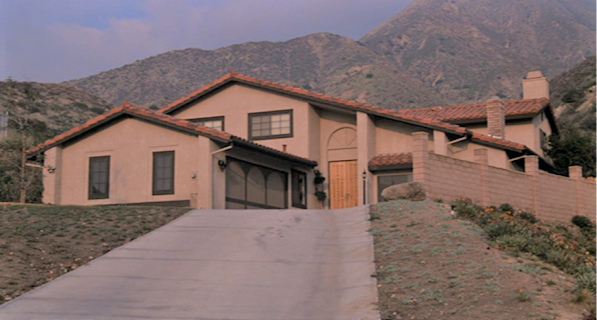
#> input picture Image1.jpg, 597 x 320 px, given in place of left.jpg, which was not available
$ jupyter execute --allow-errors 'VI pract2.ipynb'
#> lines starting #> are read from the running program, lines starting #| are printed output that depends on the picture; pictures that were not available may be replaced by others from this repository, and a replacement may not be noted
[cell 1]
import cv2
import numpy as np
import matplotlib.pyplot as plt

# Load the images
img_left = cv2.imread('./left.jpg')
#> img_left is the input picture: shape (320, 597, 3); mean B, G, R 106.1, 108.6, 128
img_right = cv2.imread('./right.jpg')
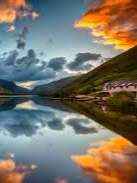
#> input picture right.jpg, 137 x 183 px
#> img_right is the input picture: shape (183, 137, 3); mean B, G, R 101.8, 114.5, 121.1

# Verify images are loaded
if img_left is None or img_right is None:
    raise ValueError("Could not load images. Check file paths.")

# Resize images if they're too large (helps with feature matching)
max_dimension = 800
scale_left = max_dimension / max(img_left.shape[:2])
#> scale_left = 1.34
scale_right = max_dimension / max(img_right.shape[:2])
#> scale_right = 4.37

if scale_left < 1:
    img_left = cv2.resize(img_left, None, fx=scale_left, fy=scale_left)
if scale_right < 1:
    img_right = cv2.resize(img_right, None, fx=scale_right, fy=scale_right)

# Convert to grayscale
img1 = cv2.cvtColor(img_left, cv2.COLOR_BGR2GRAY)
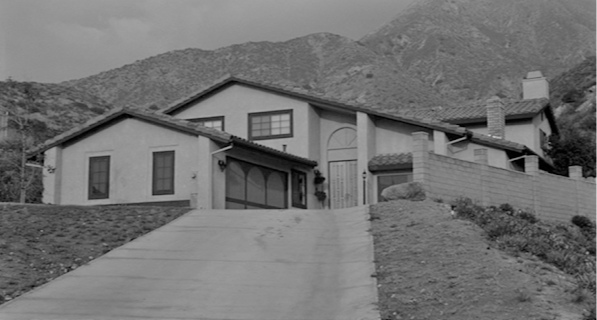
#> img1: shape (320, 597); min 0, max 207, mean 114.1
img2 = cv2.cvtColor(img_right, cv2.COLOR_BGR2GRAY)
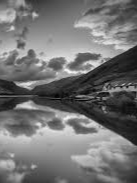
#> img2: shape (183, 137); min 2, max 248, mean 115

# Optional: Apply contrast enhancement
clahe = cv2.createCLAHE(clipLimit=2.0, tileGridSize=(8,8))
img1 = clahe.apply(img1)
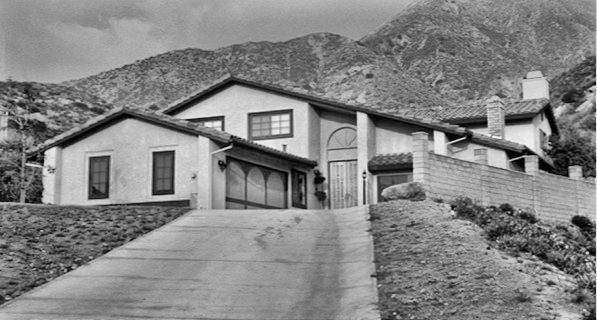
#> img1: shape (320, 597); min 0, max 247, mean 132.5
img2 = clahe.apply(img2)
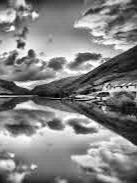
#> img2: shape (183, 137); min 2, max 255, mean 132.1

# Initialize the SIFT detector with more relaxed parameters
sift = cv2.SIFT_create(
    nfeatures=0,  # no limit on number of features
    nOctaveLayers=5,
    contrastThreshold=0.02,  # Lower threshold to detect more features
    edgeThreshold=20,
    sigma=1.6
)

# Detect the keypoints and compute descriptors
kp1, des1 = sift.detectAndCompute(img1, None)
#> kp1 = 4604 keypoints; strongest (x, y, size): (587, 253, 2), (364, 173, 2), (364, 177, 1.8), (464, 138, 1.8)
kp2, des2 = sift.detectAndCompute(img2, None)
#> kp2 = 532 keypoints; strongest (x, y, size): (21, 45, 4.9), (104, 98, 2.4), (108, 93, 2.3), (12, 28, 3.2)

print(f"Number of keypoints in left image: {len(kp1)}")
#| Number of keypoints in left image: 4604
print(f"Number of keypoints in right image: {len(kp2)}")
#| Number of keypoints in right image: 532

# Create FLANN matcher (faster and better than BFMatcher for SIFT)
FLANN_INDEX_KDTREE = 1
index_params = dict(algorithm=FLANN_INDEX_KDTREE, trees=5)
search_params = dict(checks=50)
flann = cv2.FlannBasedMatcher(index_params, search_params)

# Find matches
matches = flann.knnMatch(des1, des2, k=2)
#> matches = 4604 matches

# Apply ratio test with more relaxed threshold
good = []
for m, n in matches:
    if m.distance < 0.8 * n.distance:  # More relaxed ratio test
        good.append(m)
#> after the loop, good = 75 matches

print(f"Number of good matches found: {len(good)}")
#| Number of good matches found: 75
#> `src_pts = np.float32([kp1[m.queryIdx].pt for m in good]).reshape(-1, 1..`: src_pts = 75 rows, first 8: [18.31, 309.4], [26.01, 116.5], [26.34, 298.4], [33.19, 275.6], [50.23, 137.1], [50.86, 93.35], [57.69, 286.4], [63.32, 254.4]
#> `dst_pts = np.float32([kp2[m.trainIdx].pt for m in good]).reshape(-1, 1..`: dst_pts = 75 rows, first 8: [93, 19.57], [82.95, 116.6], [66.27, 104.1], [25.83, 115.5], [129.8, 121], [95.68, 102.5], [85.05, 71.79], [99.31, 41.86]
#> `H, mask = cv2.findHomography(src_pts, dst_pts, cv2.RANSAC, 5.0)`: H = [[-0.0237, -0.42, 93.63], [-0.0391, -0.188, 52.01], [-0.000226, -0.00449, 1]]; mask = 75 values, max 1 at index 0, min 0 at index 1, mean 0.107
#> `dst = cv2.perspectiveTransform(pts, H)`: dst = [[93.63, 52.01], [93.08, 18.25], [95.87, 54.95], [91.89, 33.19]]
#> `dst = np.int32(dst)`: dst = [[93, 52], [93, 18], [95, 54], [91, 33]]
#> `min_x = min(min(dst[x][0][0] for x in range(4)), 0)`: min_x = 0
#> `max_x = max(max(dst[x][0][0] for x in range(4)), w2)`: max_x = 137
#> `min_y = min(min(dst[x][0][1] for x in range(4)), 0)`: min_y = 0
#> `max_y = max(max(dst[x][0][1] for x in range(4)), h2)`: max_y = 183
#> `offset_x = -min_x if min_x < 0 else 0`: offset_x = 0
#> `H_adjusted = np.array([[1, 0, offset_x], [0, 1, offset_y], [0, 0, 1]])..`: H_adjusted has the same summary as H
#> `output_width = max_x + offset_x`: output_width = 137
#> `output_height = max_y + offset_y`: output_height = 183
#> `output_img = cv2.warpPerspective(img_left, H_adjusted, (output_width, ..`:
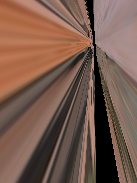
#> output_img: shape (183, 137, 3); mean B, G, R 77.7, 91, 120.1
#> `_, thresh = cv2.threshold(gray, 1, 255, cv2.THRESH_BINARY)`: thresh: shape (183, 137); every value is 255
#> `contours, _ = cv2.findContours(thresh, cv2.RETR_EXTERNAL, cv2.CHAIN_AP..`: contours = [[[0, 0], [0, 182], [136, 182], [136, 0]]]
#> `max_contour = max(contours, key=cv2.contourArea)`: max_contour = [[0, 0], [0, 182], [136, 182], [136, 0]]
#> `x, y, w, h = cv2.boundingRect(max_contour)`: x = 0; w = 137; h = 183

#> (the rest of this cell did not finish here and is left out)
